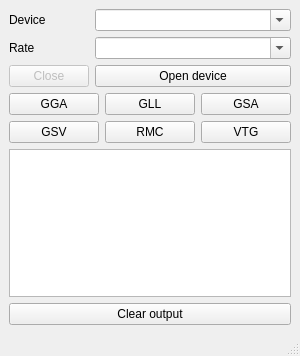
<?xml version="1.0" encoding="UTF-8"?>
<ui version="4.0">
 <class>MainWindow</class>
 <widget class="QMainWindow" name="MainWindow">
  <property name="geometry">
   <rect>
    <x>0</x>
    <y>0</y>
    <width>300</width>
    <height>356</height>
   </rect>
  </property>
  <property name="windowTitle">
   <string>Main</string>
  </property>
  <widget class="QWidget" name="centralwidget">
   <layout class="QVBoxLayout" name="verticalLayout_2">
    <item>
     <layout class="QFormLayout" name="formLayout">
      <item row="0" column="0">
       <widget class="QLabel" name="label_device">
        <property name="text">
         <string>Device</string>
        </property>
       </widget>
      </item>
      <item row="0" column="1">
       <widget class="QComboBox" name="comboBox_device">
        <property name="editable">
         <bool>true</bool>
        </property>
       </widget>
      </item>
      <item row="1" column="0">
       <widget class="QLabel" name="label_rate">
        <property name="text">
         <string>Rate</string>
        </property>
       </widget>
      </item>
      <item row="1" column="1">
       <widget class="QComboBox" name="comboBox_rate">
        <property name="editable">
         <bool>true</bool>
        </property>
       </widget>
      </item>
      <item row="2" column="0">
       <widget class="QPushButton" name="pushButton_closeDevice">
        <property name="enabled">
         <bool>false</bool>
        </property>
        <property name="text">
         <string>Close</string>
        </property>
       </widget>
      </item>
      <item row="2" column="1">
       <widget class="QPushButton" name="pushButton_openDevice">
        <property name="text">
         <string>Open device</string>
        </property>
       </widget>
      </item>
     </layout>
    </item>
    <item>
     <layout class="QHBoxLayout" name="horizontalLayout">
      <item>
       <widget class="QPushButton" name="pushButton_showGGA">
        <property name="text">
         <string>GGA</string>
        </property>
       </widget>
      </item>
      <item>
       <widget class="QPushButton" name="pushButton_showGLL">
        <property name="text">
         <string>GLL</string>
        </property>
       </widget>
      </item>
      <item>
       <widget class="QPushButton" name="pushButton_showGSA">
        <property name="text">
         <string>GSA</string>
        </property>
       </widget>
      </item>
     </layout>
    </item>
    <item>
     <layout class="QHBoxLayout" name="horizontalLayout_2">
      <item>
       <widget class="QPushButton" name="pushButton_showGSV">
        <property name="text">
         <string>GSV</string>
        </property>
       </widget>
      </item>
      <item>
       <widget class="QPushButton" name="pushButton_showRMC">
        <property name="text">
         <string>RMC</string>
        </property>
       </widget>
      </item>
      <item>
       <widget class="QPushButton" name="pushButton_showVTG">
        <property name="text">
         <string>VTG</string>
        </property>
       </widget>
      </item>
     </layout>
    </item>
    <item>
     <layout class="QVBoxLayout" name="verticalLayout">
      <item>
       <widget class="QTextEdit" name="textEdit_output"/>
      </item>
      <item>
       <widget class="QPushButton" name="pushButton_clearOutput">
        <property name="text">
         <string>Clear output</string>
        </property>
       </widget>
      </item>
     </layout>
    </item>
   </layout>
  </widget>
  <widget class="QStatusBar" name="statusbar"/>
 </widget>
 <resources/>
 <connections>
  <connection>
   <sender>pushButton_clearOutput</sender>
   <signal>clicked()</signal>
   <receiver>textEdit_output</receiver>
   <slot>clear()</slot>
   <hints>
    <hint type="sourcelabel">
     <x>168</x>
     <y>381</y>
    </hint>
    <hint type="destinationlabel">
     <x>180</x>
     <y>303</y>
    </hint>
   </hints>
  </connection>
 </connections>
</ui>
